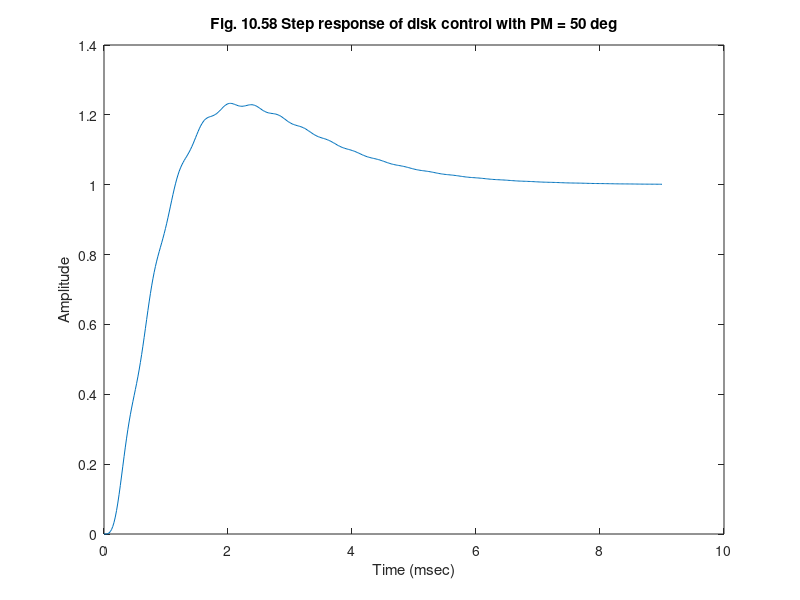

Recreate this plot in MATLAB. (Note: this script raises an error after producing the figure.)
%  Figure 10.58      Feedback Control of Dynamic Systems, 5e
%                        Franklin, Powell, Emami
%
% fig10_58.m is a script for disk read/write head control design 
% the design is based on 1/s^2 with robustness
% with respect to a resonance of damping zeta = z at wm.
% the design calls for a single lead selected to maximize wc
% the phase margin is set by alpha = a
% the resonance is 'gain stabilized' with GM 
% the time is scaled to milliseconds

wm= 5*pi
z=.05;
GM = 4;
a=0.1;
numGo=1;
denGo= [1 0 0];
sysGo=tf(numGo,denGo);
numG= [1/(50*pi) 1];
denG=[1/(25*pi^2) 1/(50*pi) 1  0 0];
sysG=tf(numG,denG);
b=GM/(2*z);
% PM >50; select alpha = 0.1
T= (1/wm)*sqrt(b/a^1.5);
wc = 1/(sqrt(a)*T)
% K = sqrt(a)*wc^2
K= sqrt(a)*wm^2/b;
numD =K*sqrt(a)*[T 1];
denD = [a*T 1];
sysD=tf(numD,denD);
sysOLo=sysD*sysGo;
sysOL=sysD*sysG;
%figure(1)
%clf
% bode(sysOLo);
%hold on
%bode(sysOL);  
%title('Disk drive control with gain-stabilized resonance');
%pause;
%hold off
%figure(2)
clf
sysH=tf(1,1);
sysCL=feedback(sysOL,sysH);
[y,t]=step(sysCL);
plot(t,y);
xlabel('Time (msec)');
ylabel('Amplitude');
title('Fig. 10.58 Step response of disk control with PM = 50 deg');
%grid
nicegrid
